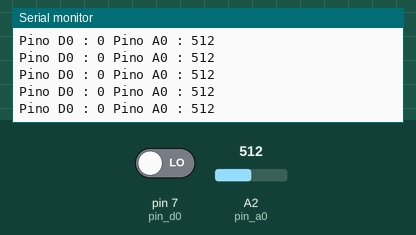
This sketch was run on a simulated Arduino Uno, built with avr-gcc and run on an emulated ATmega328P. Parts: the last lines printed to the serial monitor. Inputs (shaded band) come from the test bench; at power-on: A2 (pin_a0) = 512, pin 7 (pin_d0) LOW.

Above: at 1.2 s.
1.3 s: A2 (pin_a0) set to 716
At 1.31 s:
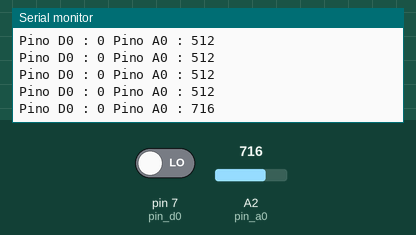
2.8 s: pin 7 (pin_d0) driven HIGH
At 2.82 s:
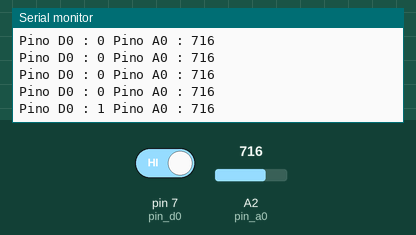
4.3 s: A2 (pin_a0) set to 900
At 4.33 s:
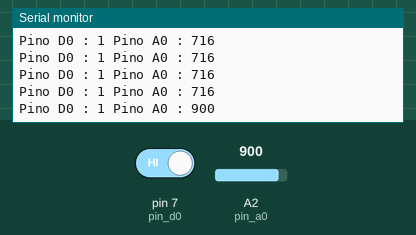
5.8 s: pin 7 (pin_d0) driven LOW
At 5.84 s:
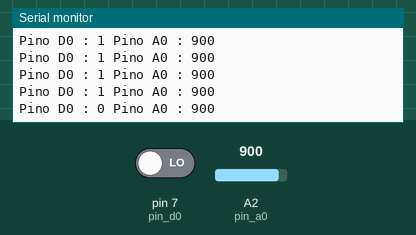
Timing chart, 0 to 8.3 s (numbered marks = the images above; inputs shaded):
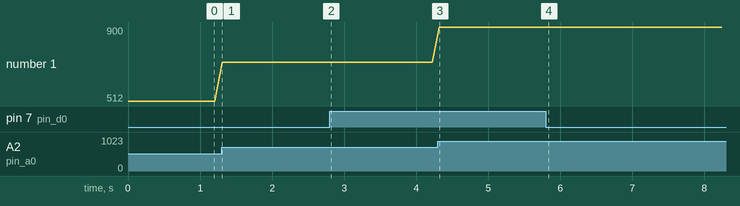

The sketch:

SensorGas.ino
```cpp
/*
Este código faz uma leitura dos valores captados pelo sensor, ou seja, os níveis de gás tóxico no ambiente em questão.
*/

// Definicoes dos pinos ligados ao sensor
int pin_d0 = 7;
int pin_a0 = A2;
int nivel_sensor = 250;
void setup()
{
  // Define os pinos de leitura do sensor como entrada
  pinMode(pin_d0, INPUT);
  pinMode(pin_a0, INPUT);
  // Inicializa a serial
  Serial.begin(9600);
}
void loop()
{
  // Le os dados do pino digital D0 do sensor
  int valor_digital = digitalRead(pin_d0);
  // Le os dados do pino analogico A0 do sensor
  int valor_analogico = analogRead(pin_a0);
  // Mostra os dados no serial monitor
  Serial.print("Pino D0 : ");
  Serial.print(valor_digital);
  Serial.print(" Pino A0 : ");
  Serial.println(valor_analogico);
  delay(100);
}
```

Measured:
- after the input at 1.3 s, the serial monitor: prints a new line at once (image 1)
- after the input at 2.8 s, the serial monitor: prints a new line at once (image 2)
- after the input at 4.3 s, the serial monitor: prints a new line at once (image 3)
- after the input at 5.8 s, the serial monitor: prints a new line at once (image 4)
- plotted number 1: 512 → 716 after the input at 1.3 s, 716 → 900 after the input at 4.3 s
